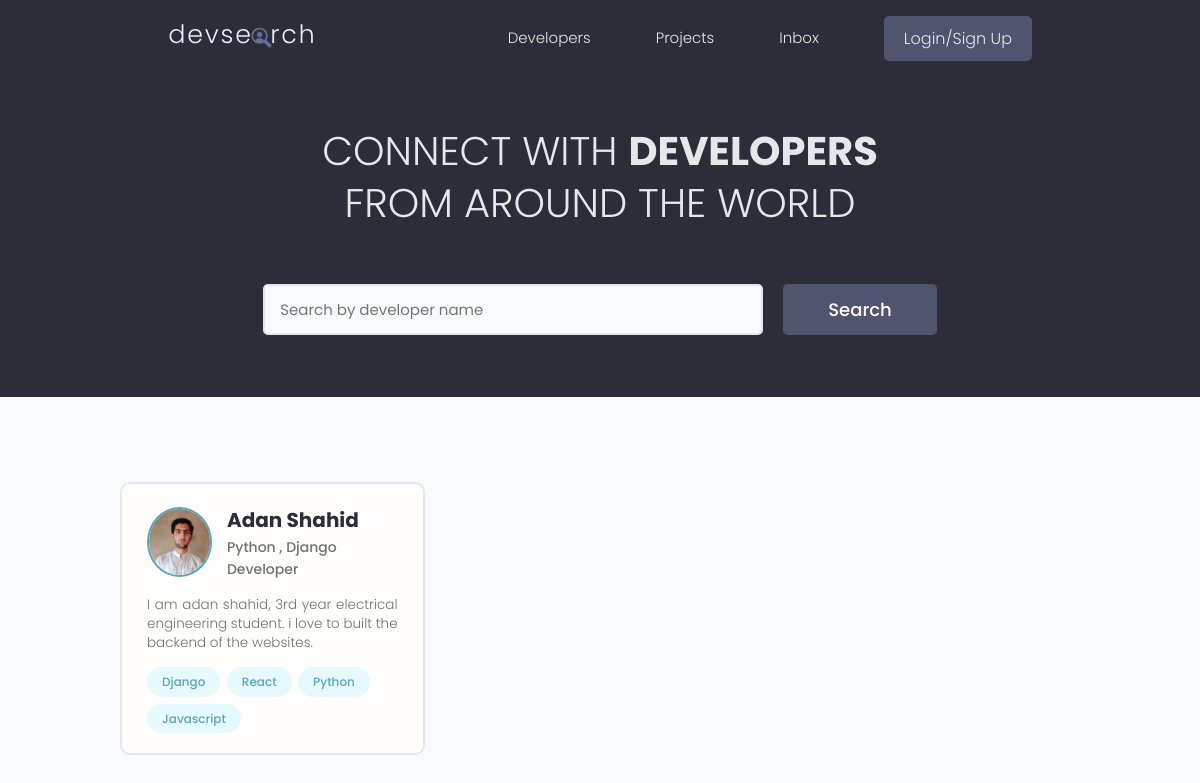
The app's page /, older data.
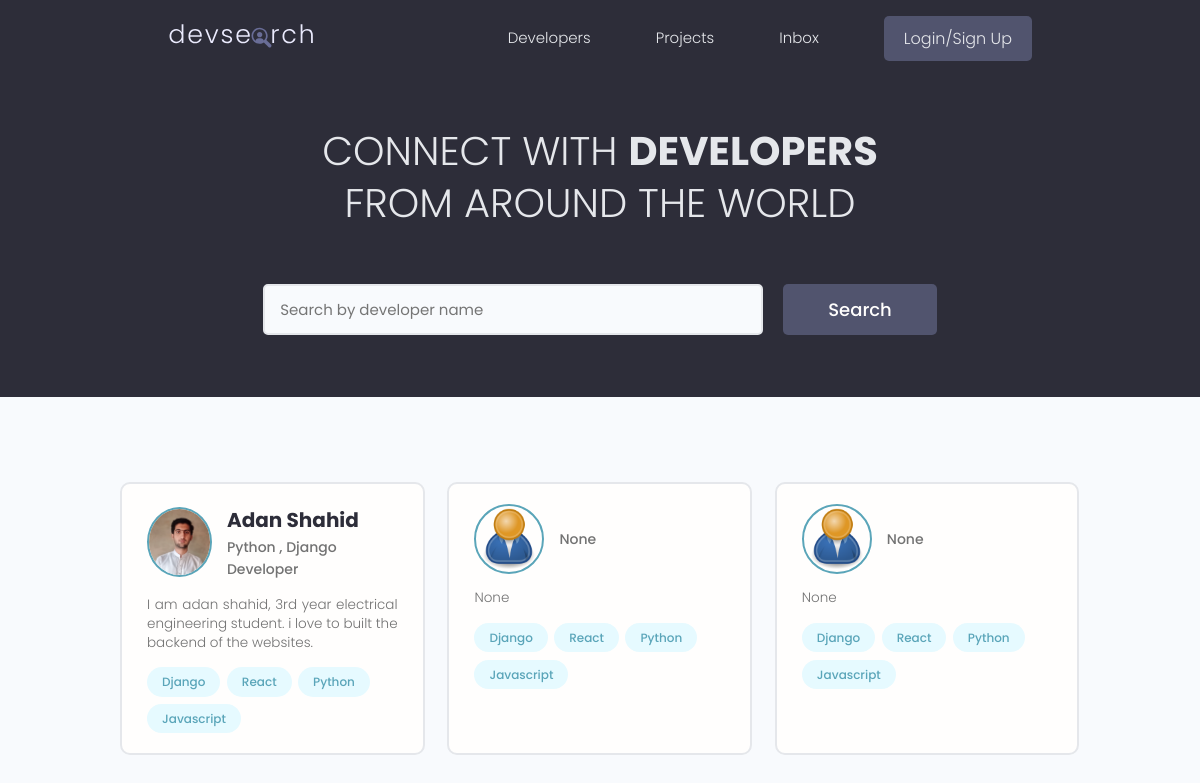
The same page, newer data.
### users/models.py (models this page shows, shortened)
class Profile(models.Model):
    user = models.OneToOneField(User, on_delete=models.CASCADE, null=True, blank=True)
    username = models.CharField(max_length=200, blank=True, null=True)
    location = models.CharField(max_length=200, blank=True, null=True)
    name = models.CharField(max_length=200, blank=True, null=True)
    email = models.EmailField(max_length=500, blank=True, null=True,)
    short_intro = models.CharField(max_length=200, blank=True, null=True)
    bio = models.TextField(blank=True, null=True)
    profile_image = models.ImageField(null=True, blank=True, upload_to='profiles/', default= "profiles/user-default.png")
    social_github = models.CharField(max_length=200, blank=True, null=True)
    social_twitter = models.CharField(max_length=200, blank=True, null=True)
    social_youtube = models.CharField(max_length=200, blank=True, null=True)
    social_linkedin = models.CharField(max_length=200, blank=True, null=True)
    social_website = models.CharField(max_length=200, blank=True, null=True)
    created = models.DateTimeField(auto_now_add=True)
    id = models.UUIDField(default=uuid.uuid4, unique=True, primary_key=True, editable=False)

class Skill(models.Model):
    owner = models.ForeignKey(Profile, on_delete=models.CASCADE, null=True)
    name = models.CharField(max_length=200, blank=True, null=True)
    description = models.TextField(blank=True, null=True)
    created = models.DateTimeField(auto_now_add=True)
    id = models.UUIDField(default=uuid.uuid4, unique=True, primary_key=True, editable=False)
    def __str__(self):
        return str(self.name)

### users/views.py (the view)
# urls.py: path('', views.profiles, name="profiles"),
def profiles(request):
    profiles = Profile.objects.all()
    skills = Skill.objects.all()
    context = {'profiles':profiles,
               'skills':skills}
    return render(request, 'users/profiles.html', context)

### users/templates/users/profiles.html (shortened to what this page needs)
{% extends 'main.html' %}
{% block content1 %}
<main class="home">
    <section class="hero-section text-center">
      <div class="container container--narrow">
        <div class="hero-section__box">
          <h2>CONNECT WITH <span>DEVELOPERS</span></h2>
          <h2>FROM AROUND THE WORLD</h2>
        </div>
        <div class="hero-section__search">
          <form class="form" action="#" method="get">
            <div class="form__field">
              <input class="input input--text" id="formInput#search" type="text" name="text"
                placeholder="Search by developer name" />
            </div>
            <input class="btn btn--sub btn--lg" type="submit" value="Search" />
          </form>
        </div>
      </div>
    </section>
    <section class="devlist">
      <div class="container">
        <div class="grid grid--three">
           {% for profile in profiles %}
            <div class="column card">
            <div class="dev">
              <a href="{% url 'user-profile' profile.id %}" class="card__body">
                <div class="dev__profile">
                  <img class="avatar avatar--md" src="{{ profile.profile_image.url }}" alt="image" />
                  <div class="dev__meta">
                    <h3>{{profile.name}}</h3>
                    <h5>{{profile.short_intro|slice:"60"}}</h5>
                  </div>
                </div>
                <p class="dev__info">{{profile.bio|slice:"150"}}</p>
                <div class="dev__skills">
                    {% for skill in skills|slice:"5" %}
                  <span class="tag tag--pill tag--main">
                    <small>{{skill}}</small>
                  </span>
                  {% endfor %}
                </div>
              </a>
            </div>
          </div>
          {% endfor %}
        </div>
      </div>
    </section>
  </main>
{% endblock content1 %}

### templates/main.html (shortened to what this page needs)
{% load static %}
<!DOCTYPE html>
<html lang="en">
<head>
    <link rel="stylesheet" href="https://cdn.iconmonstr.com/1.3.0/css/iconmonstr-iconic-font.min.css" />
    <link rel="stylesheet" href="{% static 'uikit/styles/uikit.css' %}" />
    <link rel="stylesheet" href="{% static 'styles/app.css' %}" />
</head>
<body>
    {% include 'navbar.html' %}
    {% block content1 %}{% endblock content1 %}
</body>
</html>

### templates/navbar.html
{% load static %}
<header class="header">
    <div class="container container--narrow">
      <a href="{% url 'profiles' %}" class="header__logo">
        <img src="{% static 'img/logo.svg' %}" alt="DevSearch Logo" />
      </a>
      <nav class="header__nav">
        <ul class="header__menu">
          <li class="header__menuItem"><a href="{% url 'profiles' %}">Developers</a></li>
          <li class="header__menuItem"><a href="{% url 'projects' %}">Projects</a></li>
          <li class="header__menuItem"><a href="">Inbox</a></li>
          {% if request.user.is_authenticated %}
          <li class="header__menuItem"><a href="{% url 'create_form' %}">Add Project</a></li>
          <li class="header__menuItem"><a href="{% url 'logout' %}" class="btn btn--sub">Logout</a></li>
          {% else %}
          <li class="header__menuItem"><a href="{% url 'login' %}" class="btn btn--sub">Login/Sign Up</a></li>
      {% endif %}
      </nav>
    </div>
  </header>

### static/styles/app.css (style rules this page uses)
:root { --color-sub: #2d2d39; }
.btn--sub { background-color: var(--color-sub-light); }
.card { border: 2px solid var(--color-light); }
img { width: 100%; }
.header { position: sticky; z-index: 111; background-color: var(--color-sub); padding: 1.5rem 0; }
.header > .container { display: flex; justify-content: space-between; align-items: center; }
.header__logo > img { height: 3.8rem; }
.header__nav > ul { display: inline-flex; align-items: center; list-style: none; gap: 6.5rem; }
.header__menuItem > a { color: var(--color-light); font-weight: 300; }
.hero-section { height: 40vh; display: flex; align-items: center; background-color: var(--color-sub); }
.hero-section__box { margin-bottom: 4rem; }
.hero-section__box > h2, .hero-section__box > h2 > span { font-size: 4rem; color: var(--color-light); line-height: 1.3; text-transform: uppercase; }
.hero-section__box > h2 { font-weight: 300; }
.hero-section__box > h2 > span { font-weight: 700; }
.hero-section__search > .form { display: flex; align-items: center; justify-content: center; gap: 2rem; }
.hero-section__search > .form input.input--text { width: 50rem; }
.devlist { margin-top: 8rem; }
.devlist .grid { align-items: stretch; }
.devlist .dev .dev__profile { display: flex; align-items: center; gap: 1.5rem; }
.devlist .dev .dev__meta h3 { color: var(--color-sub); font-size: 2rem; font-weight: 700; }
.devlist .dev .dev__meta h5 { color: var(--color-text); font-size: 1.4rem; font-weight: 500; }
.devlist .dev .dev__info { margin: 1.5rem 0; font-size: 1.35rem; line-height: 1.4; text-align: justify; }

### static/uikit/styles/modules/_variables.css (style rules this page uses)
:root { --color-main: #5aa5b9; --color-main-light: #e6faff; --color-sub: #3f4156; --color-sub-light: #51546e; --color-sub-lighter: #ededfd; --color-text: #737373; --color-gray: #8b8b8b; --color-light: #e5e7eb; --color-light-gray: #767676; --color-bg: #f8fafd; --color-white: #fffefd; --color-white-light: #f3f3f3; --color-success: #359e64; --color-success-bg: #def8e8; --color-error: #fc4b0b; --color-error-bg: #fff2ee; --font-base: 'Poppins', arial, helvetica, 'Segoe UI', roboto, ubuntu, sans-serif; --font-monospace: 'Fira Code', 'Courier New', courier, monospace; --font-regular: 300; --font-medium: 500; --font-bold: 700; --generic-shadow: 1px 1px 5px #00000010; --generic-transition: all 0.3s ease-in-out; }

### static/uikit/styles/modules/_base.css (style rules this page uses)
* { margin: 0; padding: 0; box-sizing: border-box; text-rendering: optimizeLegibility; color: inherit; font-size: inherit; }
html { font-size: 50%; }
@media only screen and (min-width: 480px) { html { font-size: 56.25%; } }
@media only screen and (min-width: 1200px) { html { font-size: 62.5%; } }
body { line-height: 1.6; font-weight: 400; font-size: 1.5rem; color: var(--color-text); background-color: var(--color-bg); min-height: 100vh; }

### static/uikit/styles/modules/_typography.css (style rules this page uses)
* { font-family: var(--font-base); }
h2 { font-size: 3.6rem; font-weight: var(--font-bold); }
h3 { font-size: 3.2rem; font-weight: var(--font-medium); }
h5 { font-size: 2.4rem; font-weight: var(--font-medium); }
h5, h6 { font-weight: var(--font-regular); }
p, span, strong { font-size: 1.6rem; color: var(--color-text); font-weight: var(--font-regular); }
a { padding-bottom: 2px; text-decoration: none; display: inline-block; color: var(--color-main); font-weight: var(--font-medium); }

### static/uikit/styles/modules/_utilities.css (style rules this page uses)
.container { width: 92%; max-width: 165rem; margin: 0 auto; box-sizing: border-box; }
.container--narrow { width: 92%; max-width: 120rem; }
@media screen and (min-width: 1000px) { .container { width: 90%; } }
@media screen and (min-width: 1000px) { .container--narrow { width: 85%; } }
@media screen and (min-width: 1200px) { .container { width: 80%; } }
@media screen and (min-width: 1200px) { .container--narrow { width: 72%; } }
.text-center { text-align: center; }

### static/uikit/styles/modules/_avatar.css (style rules this page uses)
.avatar { border-radius: 50%; border: 2px solid var(--color-main); object-fit: cover; }
.avatar--md { height: 7rem; width: 7rem; }

### static/uikit/styles/modules/_button.css (style rules this page uses)
.btn { display: inline-block; position: relative; cursor: pointer; background-color: var(--color-light); font-weight: var(--font-medium); color: var(--color-sub); text-decoration: none; padding: 1rem 2rem; border-radius: 0.5rem; border: none; width: -webkit-fit-content; width: -moz-fit-content; width: fit-content; height: -webkit-fit-content; height: -moz-fit-content; height: fit-content; font-size: 1.6rem; outline-width: 0; outline-color: transparent; -webkit-backface-visibility: hidden; backface-visibility: hidden; transition: all 0.3s ease-in-out; }
.btn--sub { background-color: var(--color-sub); color: var(--color-white); }
.btn--lg { font-size: 1.8rem; padding: 1.2rem 4.5rem; }

Row changes from the older to the newer data that the page shows:
added Profile: profile_image (placeholder picture), short_intro "None", bio "None", Skill (name "Django"), Skill (name "React"), Skill (name "Python"), Skill (name "Javascript")
added Profile: profile_image (placeholder picture), short_intro "None", bio "None", Skill (name "Django"), Skill (name "React"), Skill (name "Python"), Skill (name "Javascript")
